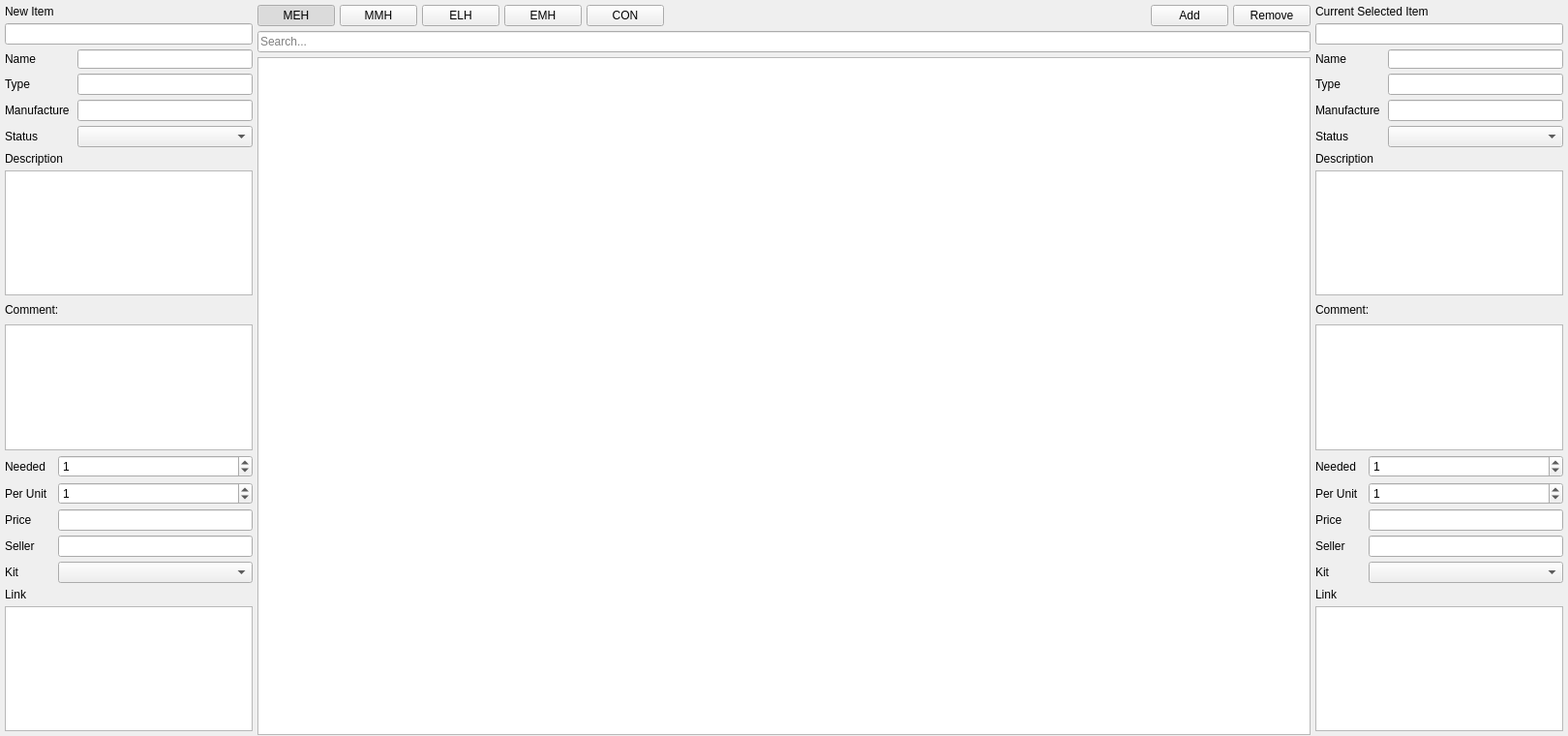
<?xml version="1.0" encoding="UTF-8"?>
<ui version="4.0">
 <class>uiHardwareEditor</class>
 <widget class="QWidget" name="uiHardwareEditor">
  <property name="windowModality">
   <enum>Qt::ApplicationModal</enum>
  </property>
  <property name="geometry">
   <rect>
    <x>0</x>
    <y>0</y>
    <width>1620</width>
    <height>760</height>
   </rect>
  </property>
  <property name="sizePolicy">
   <sizepolicy hsizetype="Preferred" vsizetype="Preferred">
    <horstretch>0</horstretch>
    <verstretch>0</verstretch>
   </sizepolicy>
  </property>
  <property name="minimumSize">
   <size>
    <width>0</width>
    <height>700</height>
   </size>
  </property>
  <property name="windowTitle">
   <string>Hardware Editor</string>
  </property>
  <layout class="QHBoxLayout" name="horizontalLayout_2">
   <property name="spacing">
    <number>5</number>
   </property>
   <property name="leftMargin">
    <number>5</number>
   </property>
   <property name="topMargin">
    <number>5</number>
   </property>
   <property name="rightMargin">
    <number>5</number>
   </property>
   <property name="bottomMargin">
    <number>5</number>
   </property>
   <item>
    <widget class="QWidget" name="uiNewComponentEditor" native="true">
     <property name="sizePolicy">
      <sizepolicy hsizetype="Fixed" vsizetype="Preferred">
       <horstretch>0</horstretch>
       <verstretch>0</verstretch>
      </sizepolicy>
     </property>
     <layout class="QVBoxLayout" name="verticalLayout_5">
      <property name="spacing">
       <number>5</number>
      </property>
      <property name="leftMargin">
       <number>0</number>
      </property>
      <property name="topMargin">
       <number>0</number>
      </property>
      <property name="rightMargin">
       <number>0</number>
      </property>
      <property name="bottomMargin">
       <number>0</number>
      </property>
      <item>
       <widget class="QLabel" name="label_2">
        <property name="text">
         <string>New Item</string>
        </property>
       </widget>
      </item>
      <item>
       <widget class="QLineEdit" name="uiNewNumberID">
        <property name="readOnly">
         <bool>true</bool>
        </property>
       </widget>
      </item>
      <item>
       <widget class="QWidget" name="widget" native="true">
        <layout class="QFormLayout" name="formLayout">
         <property name="horizontalSpacing">
          <number>5</number>
         </property>
         <property name="verticalSpacing">
          <number>5</number>
         </property>
         <property name="leftMargin">
          <number>0</number>
         </property>
         <property name="topMargin">
          <number>0</number>
         </property>
         <property name="rightMargin">
          <number>0</number>
         </property>
         <property name="bottomMargin">
          <number>0</number>
         </property>
         <item row="0" column="0">
          <widget class="QLabel" name="uiNewNameLabel">
           <property name="minimumSize">
            <size>
             <width>50</width>
             <height>20</height>
            </size>
           </property>
           <property name="text">
            <string>Name</string>
           </property>
          </widget>
         </item>
         <item row="0" column="1">
          <widget class="QLineEdit" name="uiNewName">
           <property name="minimumSize">
            <size>
             <width>170</width>
             <height>20</height>
            </size>
           </property>
          </widget>
         </item>
         <item row="1" column="0">
          <widget class="QLabel" name="uiNewTypeLabel">
           <property name="minimumSize">
            <size>
             <width>70</width>
             <height>20</height>
            </size>
           </property>
           <property name="text">
            <string>Type</string>
           </property>
           <property name="alignment">
            <set>Qt::AlignLeading|Qt::AlignLeft|Qt::AlignVCenter</set>
           </property>
          </widget>
         </item>
         <item row="2" column="0">
          <widget class="QLabel" name="uiNewManufactureLabel">
           <property name="minimumSize">
            <size>
             <width>70</width>
             <height>20</height>
            </size>
           </property>
           <property name="text">
            <string>Manufacture</string>
           </property>
           <property name="alignment">
            <set>Qt::AlignLeading|Qt::AlignLeft|Qt::AlignVCenter</set>
           </property>
          </widget>
         </item>
         <item row="3" column="0">
          <widget class="QLabel" name="uiNewStatusLabel">
           <property name="minimumSize">
            <size>
             <width>70</width>
             <height>20</height>
            </size>
           </property>
           <property name="text">
            <string>Status</string>
           </property>
           <property name="alignment">
            <set>Qt::AlignLeading|Qt::AlignLeft|Qt::AlignVCenter</set>
           </property>
          </widget>
         </item>
         <item row="3" column="1">
          <widget class="QComboBox" name="uiNewStatus">
           <property name="editable">
            <bool>false</bool>
           </property>
          </widget>
         </item>
         <item row="1" column="1">
          <widget class="QLineEdit" name="uiNewType">
           <property name="readOnly">
            <bool>true</bool>
           </property>
          </widget>
         </item>
         <item row="2" column="1">
          <widget class="QLineEdit" name="uiNewManufacture">
           <property name="readOnly">
            <bool>true</bool>
           </property>
          </widget>
         </item>
        </layout>
       </widget>
      </item>
      <item>
       <widget class="QLabel" name="uiNewDescriptionLabel">
        <property name="text">
         <string>Description</string>
        </property>
       </widget>
      </item>
      <item>
       <widget class="QPlainTextEdit" name="uiNewDescription">
        <property name="sizePolicy">
         <sizepolicy hsizetype="Preferred" vsizetype="Preferred">
          <horstretch>0</horstretch>
          <verstretch>0</verstretch>
         </sizepolicy>
        </property>
        <property name="minimumSize">
         <size>
          <width>0</width>
          <height>50</height>
         </size>
        </property>
       </widget>
      </item>
      <item>
       <widget class="QLabel" name="uiNewCommentLabel">
        <property name="minimumSize">
         <size>
          <width>50</width>
          <height>20</height>
         </size>
        </property>
        <property name="text">
         <string>Comment:</string>
        </property>
       </widget>
      </item>
      <item>
       <widget class="QPlainTextEdit" name="uiNewComment">
        <property name="sizePolicy">
         <sizepolicy hsizetype="Preferred" vsizetype="Preferred">
          <horstretch>0</horstretch>
          <verstretch>0</verstretch>
         </sizepolicy>
        </property>
        <property name="minimumSize">
         <size>
          <width>0</width>
          <height>50</height>
         </size>
        </property>
       </widget>
      </item>
      <item>
       <layout class="QFormLayout" name="uiNewQuantityAndPriceContainer">
        <item row="0" column="0">
         <widget class="QLabel" name="uiNewQuantityNeededLabel">
          <property name="text">
           <string>Needed</string>
          </property>
         </widget>
        </item>
        <item row="0" column="1">
         <widget class="QSpinBox" name="uiNewQuantityNeeded">
          <property name="value">
           <number>1</number>
          </property>
         </widget>
        </item>
        <item row="1" column="0">
         <widget class="QLabel" name="uiNewQuantityUnitLabel">
          <property name="text">
           <string>Per Unit</string>
          </property>
         </widget>
        </item>
        <item row="1" column="1">
         <widget class="QSpinBox" name="uiNewQuantityUnit">
          <property name="value">
           <number>1</number>
          </property>
         </widget>
        </item>
        <item row="2" column="0">
         <widget class="QLabel" name="uiNewPriceUnitLabel">
          <property name="text">
           <string>Price</string>
          </property>
         </widget>
        </item>
        <item row="2" column="1">
         <widget class="QLineEdit" name="uiNewPriceUnit"/>
        </item>
        <item row="3" column="0">
         <widget class="QLabel" name="uiNewSellerLabel">
          <property name="minimumSize">
           <size>
            <width>50</width>
            <height>20</height>
           </size>
          </property>
          <property name="text">
           <string>Seller</string>
          </property>
         </widget>
        </item>
        <item row="3" column="1">
         <widget class="QLineEdit" name="uiNewSeller"/>
        </item>
        <item row="4" column="0">
         <widget class="QLabel" name="uiNewKitLabel">
          <property name="text">
           <string>Kit</string>
          </property>
         </widget>
        </item>
        <item row="4" column="1">
         <widget class="QComboBox" name="uiNewKit"/>
        </item>
       </layout>
      </item>
      <item>
       <widget class="QLabel" name="uiNewLinkLabel">
        <property name="text">
         <string>Link</string>
        </property>
       </widget>
      </item>
      <item>
       <widget class="QPlainTextEdit" name="uiNewLink">
        <property name="sizePolicy">
         <sizepolicy hsizetype="Preferred" vsizetype="Preferred">
          <horstretch>0</horstretch>
          <verstretch>0</verstretch>
         </sizepolicy>
        </property>
        <property name="minimumSize">
         <size>
          <width>0</width>
          <height>50</height>
         </size>
        </property>
       </widget>
      </item>
     </layout>
    </widget>
   </item>
   <item>
    <layout class="QVBoxLayout" name="verticalLayout">
     <item>
      <layout class="QHBoxLayout" name="horizontalLayout">
       <item>
        <widget class="QPushButton" name="uiMEHCheck">
         <property name="text">
          <string>MEH</string>
         </property>
         <property name="checkable">
          <bool>true</bool>
         </property>
         <property name="checked">
          <bool>true</bool>
         </property>
         <property name="autoExclusive">
          <bool>true</bool>
         </property>
        </widget>
       </item>
       <item>
        <widget class="QPushButton" name="uiMMHCheck">
         <property name="text">
          <string>MMH</string>
         </property>
         <property name="checkable">
          <bool>true</bool>
         </property>
         <property name="autoExclusive">
          <bool>true</bool>
         </property>
        </widget>
       </item>
       <item>
        <widget class="QPushButton" name="uiELHCheck">
         <property name="text">
          <string>ELH</string>
         </property>
         <property name="checkable">
          <bool>true</bool>
         </property>
         <property name="autoExclusive">
          <bool>true</bool>
         </property>
        </widget>
       </item>
       <item>
        <widget class="QPushButton" name="uiEMHCheck">
         <property name="text">
          <string>EMH</string>
         </property>
         <property name="checkable">
          <bool>true</bool>
         </property>
         <property name="autoExclusive">
          <bool>true</bool>
         </property>
        </widget>
       </item>
       <item>
        <widget class="QPushButton" name="uiCONCheck">
         <property name="text">
          <string>CON</string>
         </property>
         <property name="checkable">
          <bool>true</bool>
         </property>
         <property name="autoExclusive">
          <bool>true</bool>
         </property>
        </widget>
       </item>
       <item>
        <spacer name="horizontalSpacer">
         <property name="orientation">
          <enum>Qt::Horizontal</enum>
         </property>
         <property name="sizeHint" stdset="0">
          <size>
           <width>40</width>
           <height>20</height>
          </size>
         </property>
        </spacer>
       </item>
       <item>
        <widget class="QPushButton" name="uiSubmitButton">
         <property name="text">
          <string>Add</string>
         </property>
        </widget>
       </item>
       <item>
        <widget class="QPushButton" name="uiRemoveButton">
         <property name="text">
          <string>Remove</string>
         </property>
        </widget>
       </item>
      </layout>
     </item>
     <item>
      <widget class="QLineEdit" name="uiSearchEntry">
       <property name="placeholderText">
        <string>Search...</string>
       </property>
       <property name="clearButtonEnabled">
        <bool>true</bool>
       </property>
      </widget>
     </item>
     <item>
      <widget class="QTableView" name="uiHardwareView">
       <property name="sizePolicy">
        <sizepolicy hsizetype="Expanding" vsizetype="Expanding">
         <horstretch>0</horstretch>
         <verstretch>0</verstretch>
        </sizepolicy>
       </property>
       <property name="minimumSize">
        <size>
         <width>1000</width>
         <height>700</height>
        </size>
       </property>
       <property name="alternatingRowColors">
        <bool>true</bool>
       </property>
       <property name="selectionBehavior">
        <enum>QAbstractItemView::SelectItems</enum>
       </property>
      </widget>
     </item>
    </layout>
   </item>
   <item>
    <widget class="QWidget" name="uiCurrentComponentEditor" native="true">
     <property name="sizePolicy">
      <sizepolicy hsizetype="Fixed" vsizetype="Preferred">
       <horstretch>0</horstretch>
       <verstretch>0</verstretch>
      </sizepolicy>
     </property>
     <layout class="QVBoxLayout" name="uiCurrentSelectedItemEditor">
      <property name="spacing">
       <number>5</number>
      </property>
      <property name="leftMargin">
       <number>0</number>
      </property>
      <property name="topMargin">
       <number>0</number>
      </property>
      <property name="rightMargin">
       <number>0</number>
      </property>
      <property name="bottomMargin">
       <number>0</number>
      </property>
      <item>
       <widget class="QLabel" name="label">
        <property name="text">
         <string>Current Selected Item</string>
        </property>
       </widget>
      </item>
      <item>
       <widget class="QLineEdit" name="uiCurrentNumberID">
        <property name="readOnly">
         <bool>true</bool>
        </property>
       </widget>
      </item>
      <item>
       <widget class="QWidget" name="widget" native="true">
        <layout class="QFormLayout" name="formLayout_3">
         <property name="horizontalSpacing">
          <number>5</number>
         </property>
         <property name="verticalSpacing">
          <number>5</number>
         </property>
         <property name="leftMargin">
          <number>0</number>
         </property>
         <property name="topMargin">
          <number>0</number>
         </property>
         <property name="rightMargin">
          <number>0</number>
         </property>
         <property name="bottomMargin">
          <number>0</number>
         </property>
         <item row="0" column="0">
          <widget class="QLabel" name="uiCurrentNameLabel">
           <property name="minimumSize">
            <size>
             <width>50</width>
             <height>20</height>
            </size>
           </property>
           <property name="text">
            <string>Name</string>
           </property>
          </widget>
         </item>
         <item row="0" column="1">
          <widget class="QLineEdit" name="uiCurrentName">
           <property name="minimumSize">
            <size>
             <width>170</width>
             <height>20</height>
            </size>
           </property>
          </widget>
         </item>
         <item row="1" column="0">
          <widget class="QLabel" name="uiCurrentTypeLabel">
           <property name="minimumSize">
            <size>
             <width>70</width>
             <height>20</height>
            </size>
           </property>
           <property name="text">
            <string>Type</string>
           </property>
           <property name="alignment">
            <set>Qt::AlignLeading|Qt::AlignLeft|Qt::AlignVCenter</set>
           </property>
          </widget>
         </item>
         <item row="2" column="0">
          <widget class="QLabel" name="uiCurrentManufactureLabel">
           <property name="minimumSize">
            <size>
             <width>70</width>
             <height>20</height>
            </size>
           </property>
           <property name="text">
            <string>Manufacture</string>
           </property>
           <property name="alignment">
            <set>Qt::AlignLeading|Qt::AlignLeft|Qt::AlignVCenter</set>
           </property>
          </widget>
         </item>
         <item row="3" column="0">
          <widget class="QLabel" name="uiCurrentStatusLabel">
           <property name="minimumSize">
            <size>
             <width>70</width>
             <height>20</height>
            </size>
           </property>
           <property name="text">
            <string>Status</string>
           </property>
           <property name="alignment">
            <set>Qt::AlignLeading|Qt::AlignLeft|Qt::AlignVCenter</set>
           </property>
          </widget>
         </item>
         <item row="3" column="1">
          <widget class="QComboBox" name="uiCurrentStatus">
           <property name="editable">
            <bool>false</bool>
           </property>
          </widget>
         </item>
         <item row="1" column="1">
          <widget class="QLineEdit" name="uiCurrentType">
           <property name="readOnly">
            <bool>true</bool>
           </property>
          </widget>
         </item>
         <item row="2" column="1">
          <widget class="QLineEdit" name="uiCurrentManufacture">
           <property name="readOnly">
            <bool>true</bool>
           </property>
          </widget>
         </item>
        </layout>
       </widget>
      </item>
      <item>
       <widget class="QLabel" name="uiCurrentDescriptionLabel">
        <property name="text">
         <string>Description</string>
        </property>
       </widget>
      </item>
      <item>
       <widget class="QPlainTextEdit" name="uiCurrentDescription">
        <property name="sizePolicy">
         <sizepolicy hsizetype="Fixed" vsizetype="Preferred">
          <horstretch>0</horstretch>
          <verstretch>0</verstretch>
         </sizepolicy>
        </property>
        <property name="minimumSize">
         <size>
          <width>0</width>
          <height>50</height>
         </size>
        </property>
       </widget>
      </item>
      <item>
       <widget class="QLabel" name="uiCurrentCommentLabel">
        <property name="minimumSize">
         <size>
          <width>50</width>
          <height>20</height>
         </size>
        </property>
        <property name="text">
         <string>Comment:</string>
        </property>
       </widget>
      </item>
      <item>
       <widget class="QPlainTextEdit" name="uiCurrentComment">
        <property name="sizePolicy">
         <sizepolicy hsizetype="Preferred" vsizetype="Preferred">
          <horstretch>0</horstretch>
          <verstretch>0</verstretch>
         </sizepolicy>
        </property>
        <property name="minimumSize">
         <size>
          <width>0</width>
          <height>50</height>
         </size>
        </property>
       </widget>
      </item>
      <item>
       <layout class="QFormLayout" name="uiCurrentQuantityAndPriceContainer">
        <item row="0" column="0">
         <widget class="QLabel" name="uiCurrentQuantityNeededLabel">
          <property name="text">
           <string>Needed</string>
          </property>
         </widget>
        </item>
        <item row="0" column="1">
         <widget class="QSpinBox" name="uiCurrentQuantityNeeded">
          <property name="value">
           <number>1</number>
          </property>
         </widget>
        </item>
        <item row="1" column="0">
         <widget class="QLabel" name="uiCurrentQuantityUnitLabel">
          <property name="text">
           <string>Per Unit</string>
          </property>
         </widget>
        </item>
        <item row="1" column="1">
         <widget class="QSpinBox" name="uiCurrentQuantityUnit">
          <property name="value">
           <number>1</number>
          </property>
         </widget>
        </item>
        <item row="2" column="0">
         <widget class="QLabel" name="uiCurrentPriceUnitLabel">
          <property name="text">
           <string>Price</string>
          </property>
         </widget>
        </item>
        <item row="2" column="1">
         <widget class="QLineEdit" name="uiCurrentPriceUnit"/>
        </item>
        <item row="3" column="0">
         <widget class="QLabel" name="uiCurrentSellerLabel">
          <property name="minimumSize">
           <size>
            <width>50</width>
            <height>20</height>
           </size>
          </property>
          <property name="text">
           <string>Seller</string>
          </property>
         </widget>
        </item>
        <item row="3" column="1">
         <widget class="QLineEdit" name="uiCurrentSeller"/>
        </item>
        <item row="4" column="0">
         <widget class="QLabel" name="uiCurrentKitLabel">
          <property name="text">
           <string>Kit</string>
          </property>
         </widget>
        </item>
        <item row="4" column="1">
         <widget class="QComboBox" name="uiCurrentKit"/>
        </item>
       </layout>
      </item>
      <item>
       <widget class="QLabel" name="uiCurrentLinkLabel">
        <property name="text">
         <string>Link</string>
        </property>
       </widget>
      </item>
      <item>
       <widget class="QPlainTextEdit" name="uiCurrentLink">
        <property name="sizePolicy">
         <sizepolicy hsizetype="Preferred" vsizetype="Preferred">
          <horstretch>0</horstretch>
          <verstretch>0</verstretch>
         </sizepolicy>
        </property>
        <property name="minimumSize">
         <size>
          <width>0</width>
          <height>50</height>
         </size>
        </property>
       </widget>
      </item>
     </layout>
    </widget>
   </item>
  </layout>
 </widget>
 <resources/>
 <connections/>
</ui>
